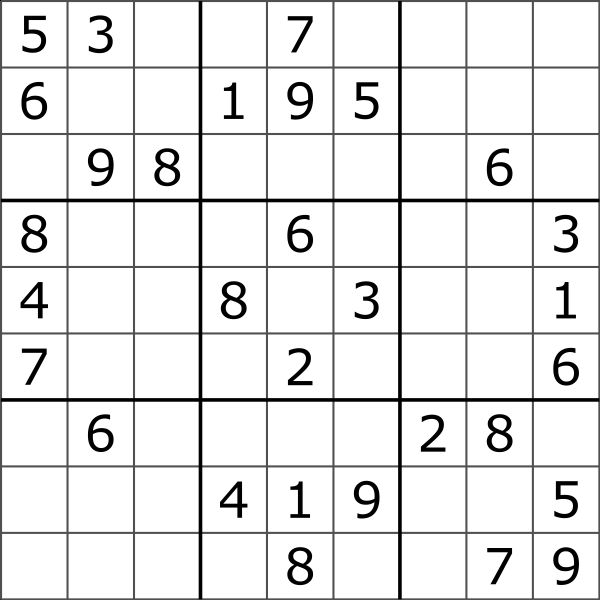
#> input picture sample_images_sudoku_grid/grid_2.png, 1200 x 1200 px (shown at 1/2 size)
$ jupyter execute --allow-errors Sudoku_Solver.ipynb
#> lines starting #> are read from the running program, lines starting #| are printed output that depends on the picture; after the words box and inside, x2 and y2 are one past the last pixel; in counts of white or black regions, pixels touching at a corner belong together
[cell 1]
import cv2
import numpy as np
import operator
import os
import tensorflow as tf
import logging
import matplotlib.pyplot as plt

[cell 2]
# To Disable warnings when loading model

logging.disable(logging.WARNING)
os.environ["TF_CPP_MIN_LOG_LEVEL"] = "3"

#> (a cell that did not finish here is left out)

[cell 4]
# Loading sudoku grid

grid = cv2.imread('../sample_images_sudoku_grid/grid_2.png')
#> grid is the input picture: shape (1200, 1200, 3); min 0, max 255, mean 231.9
grid = cv2.resize(grid, (360, 360))
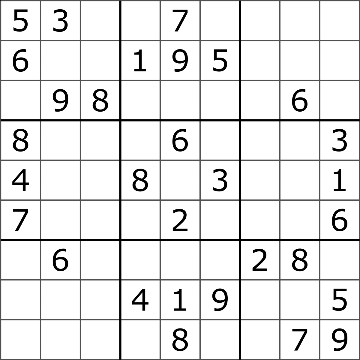
#> grid: shape (360, 360, 3); min 0, max 255, mean 232.2

[cell 5]
gray = cv2.cvtColor(grid, cv2.COLOR_BGR2GRAY)
thresh = cv2.adaptiveThreshold(gray, 255, cv2.ADAPTIVE_THRESH_GAUSSIAN_C, cv2.THRESH_BINARY, 11, 12)
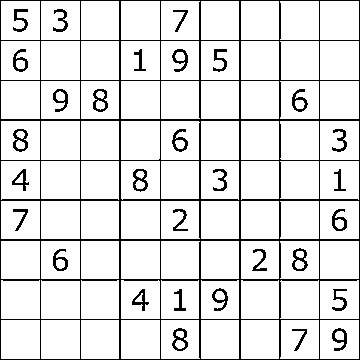
#> thresh: shape (360, 360); 89.3% white; black in thin lines or dots
inv = cv2.bitwise_not(thresh)
#> inv: shape (360, 360); 10.7% white in thin lines or dots

[cell 6]
# Finding contours and selecting biggest contour as our sudoku grid

contours, hierarchy = cv2.findContours(inv, cv2.RETR_EXTERNAL, cv2.CHAIN_APPROX_SIMPLE)
#> contours = [[[0, 0], [0, 359], [359, 359], [359, 0]]]
contours = sorted(contours, key=cv2.contourArea, reverse=True)

polygon = contours[0]
#> polygon = [[0, 0], [0, 359], [359, 359], [359, 0]]

[cell 7]
# Detecting corner points of the board

bottom_right, ret = max(enumerate([pt[0][0] + pt[0][1] for pt in polygon]), key=operator.itemgetter(1))
#> bottom_right = 2; ret = 718
top_left, ret = min(enumerate([pt[0][0] + pt[0][1] for pt in polygon]), key=operator.itemgetter(1))
#> top_left = 0; ret = 0
bottom_left, ret = min(enumerate([pt[0][0] - pt[0][1] for pt in polygon]), key=operator.itemgetter(1))
#> bottom_left = 1; ret = -359
top_right, ret = max(enumerate([pt[0][0] - pt[0][1] for pt in polygon]), key=operator.itemgetter(1))
#> top_right = 3; ret = 359

[cell 8]
# Warping image

pts1 = np.float32([polygon[top_left][0], polygon[top_right][0], polygon[bottom_left][0], polygon[bottom_right][0]])
#> pts1 = [[0, 0], [359, 0], [0, 359], [359, 359]]
pts2 = np.float32([[0, 0], [360, 0], [0, 360], [360, 360]])
matrix = cv2.getPerspectiveTransform(pts1, pts2)
#> matrix = [[1, 0, 0], [0, 1, 0], [0, 0, 1]]
result = cv2.warpPerspective(inv, matrix, (360, 360))
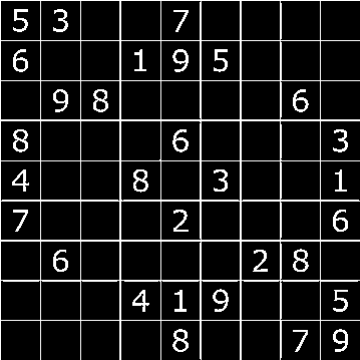
#> result: shape (360, 360); min 0, max 255, mean 26

[cell 9]
# Splitting image in 9x9 grid

squares = []
side = grid.shape[:1]
#> side = (360,)
side = int(side[0]/9)
#> side = 40
for j in range(9):
    for i in range(9):
        p1 = (i * side, j * side)
        p2 = ((i + 1) * side, (j + 1) * side)
        squares.append((p1, p2))

[cell 10]
# Loading zero because to add zero for cell which do not contain any number i.e unsolved cells

zero = cv2.imread('../custom_images/zero.jpg', cv2.IMREAD_GRAYSCALE)
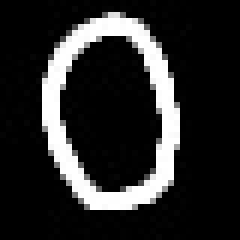
#> input picture custom_images/zero.jpg, 40 x 40 px (shown 6 times larger)
#> zero is the input picture: shape (40, 40); min 0, max 255, mean 41.8

[cell 11]
images = []
kernel = np.ones((3, 3), np.uint8)

[cell 12]
# Cropping each 9x9 cells from either end to remove edge of sudoku grid

for i in range(0, 81):
    img = result[squares[i][0][1]:squares[i][1][1], squares[i][0][0]:squares[i][1][0]]
    img = cv2.resize(img, (50, 50))
    img = img[5:45, 5:45]
    images.append(img)
#> this loop made 81 passes
#> pass 1, `img = img[5:45, 5:45]`:
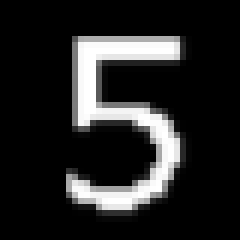
#> img: shape (40, 40) (shown 6 times larger); min 0, max 255, mean 36.6
#> pass 2, `img = result[squares[i][0][1]:squares[i][1][1], squares[i][0][0]:squar..`:
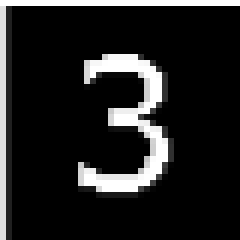
#> img: shape (40, 40) (shown 6 times larger); min 0, max 255, mean 33.9
#> after the loop, images = 81 items

[cell 13]
images = np.array(images, np.uint8)

[cell 14]
x_test = []

[cell 15]
# Evaluating percentange of white pixel in individual 9x9 cell to detect wheter number is zero or non-zero, if perentage of
# white pixel is less than certain threshold then it is assumed as zero, and replacing with zero image which was prior loaded

for x in range(0, 81):
    img = images[x]
    rows, cols = img.shape
    ret, thresh = cv2.threshold(img, 127, 255, cv2.THRESH_BINARY)

    ctr = 0

    for i in range(rows):
        for j in range(cols):
            k = thresh[i, j]
            if k == 255:
                ctr = ctr + 1

    per = (ctr/(rows*cols))*100

    if per < 5:
        thresh = zero
        x_test.append(thresh)
    else:
        x_test.append(thresh)
#> this loop made 81 passes
#> pass 1, `ret, thresh = cv2.threshold(img, 127, 255, cv2.THRESH_BINARY)`:
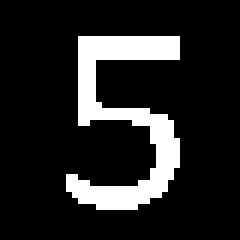
#> thresh: shape (40, 40) (shown 6 times larger); 14.2% white; 1 white region, box (x1, y1, x2, y2) and area: (11, 6, 30, 35) 228
#> pass 2, `ret, thresh = cv2.threshold(img, 127, 255, cv2.THRESH_BINARY)`:
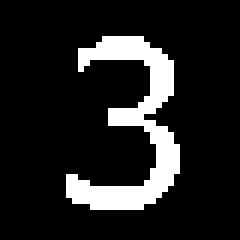
#> thresh: shape (40, 40) (shown 6 times larger); 12.9% white; 1 white region, box (x1, y1, x2, y2) and area: (11, 6, 30, 35) 207
#> after the loop:
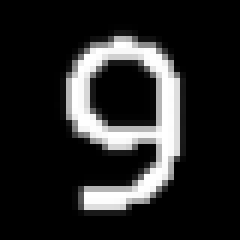
#> img: shape (40, 40) (shown 6 times larger); min 0, max 255, mean 38.5
#> after the loop, x_test = 81 items

[cell 16]
x_test = np.array(x_test, np.uint8)

[cell 17]
num = []

#> (a cell that did not finish here is left out)

[cell 19]
row = []
row_1 = []
row_2 = []
row_3 = []
row_4 = []
row_5 = []
row_6 = []
row_7 = []
row_8 = []
row_9 = []

#> (a cell that did not finish here is left out)

[cell 21]
def print_board(board):
    for i in range(len(board)):
        if (i % 3 == 0 and i != 0):
            print("-------------------------")

        for j in range(len(board[0])):
            if (j % 3 == 0 and j != 0):
                print(" | ", end="")

            if j == 8:
                print(board[i][j])
            else:
                print(str(board[i][j]) + " ", end="")

[cell 22]
print_board(row)
plt.imshow(grid)
plt.axis("off")
plt.show()

[cell 23]
#Solving 9x9 Grid using Backtracking

def find_empty(bo):
    for i in range(len(bo)):
        for j in range(len(bo[0])):
            if bo[i][j] == 0:
                return (i, j)
    return None
board = row

def solve(bo):
    find = find_empty(bo)
    if not find:
        return True
    else:
        row, col = find

    for i in range(1,10):
        if valid(bo, i, (row, col)):
            bo[row][col] = i

            if solve(bo):
                return True

            bo[row][col] = 0

    return False


def valid(bo, num, pos):
    for i in range(len(bo[0])):
        if bo[pos[0]][i] == num and pos[1] != i:
            return False


    for i in range(len(bo)):
        if bo[i][pos[1]] == num and pos[0] != i:
            return False


    box_x = pos[1] // 3
    box_y = pos[0] // 3

    for i in range(box_y*3, box_y*3 + 3):
        for j in range(box_x * 3, box_x*3 + 3):
            if bo[i][j] == num and (i,j) != pos:
                return False

    return True

def find_empty(bo):
    for i in range(len(bo)):
        for j in range(len(bo[0])):
            if bo[i][j] == 0:
                return (i, j)

    return None

[cell 24]
solve(row)
print_board(row)

[cell 25]
def check_for_zero(x):
    img = images[x]
    rows, cols = img.shape
    ret, thresh = cv2.threshold(img, 127, 255, cv2.THRESH_BINARY)

    ctr = 0

    for i in range(rows):
        for j in range(cols):
            k = thresh[i, j]
            if k == 255:
                ctr = ctr + 1

    per = (ctr/(rows*cols))*100

    if per<5:
        return True
    else:
        return False

[cell 26]
num_to_grid = []
for r in row:
    for i in r:
        num_to_grid.append(i)
